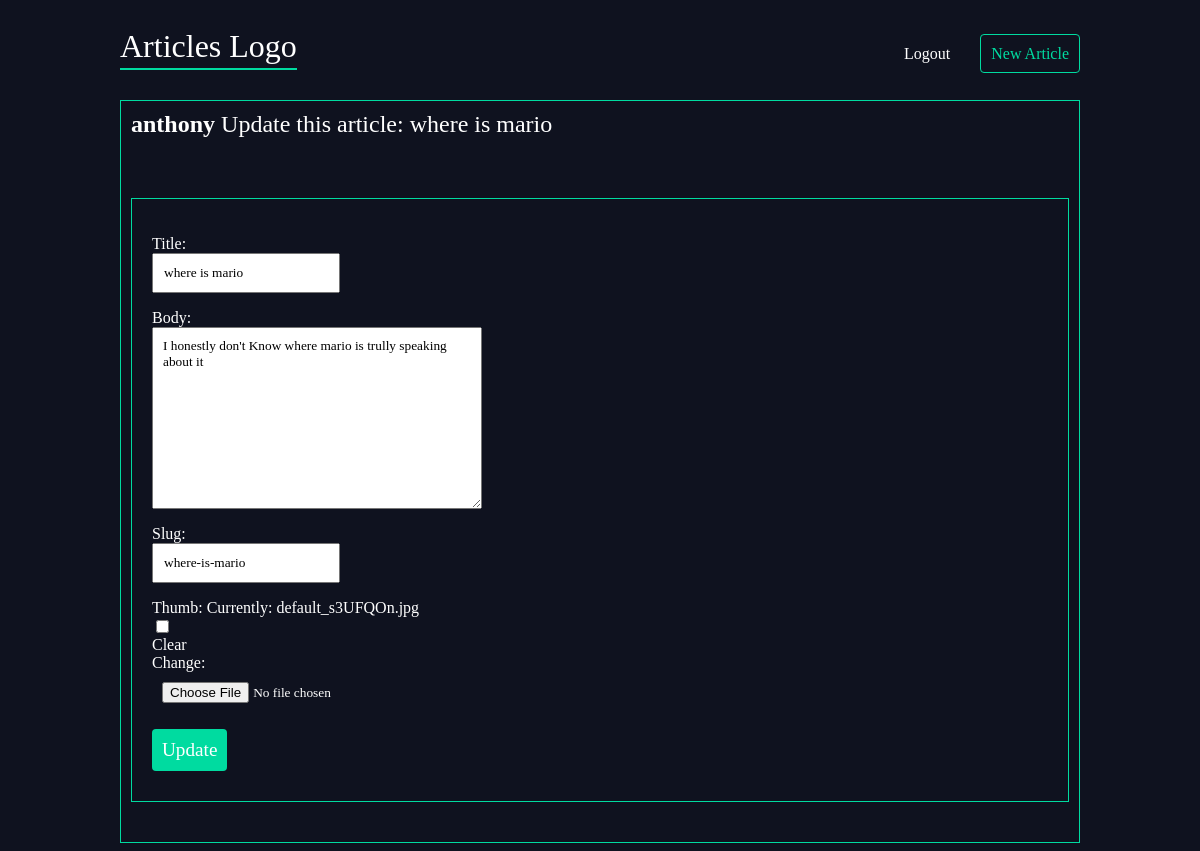
The app's page /where-is-mario/update (signed in) with its own data.
### articles/models.py (models this page shows, shortened)
class Articles(models.Model):
	title = models.CharField(max_length=100)
	body = models.TextField()
	slug = models.SlugField()
	date = models.DateTimeField(auto_now_add=True)
	thumb = models.ImageField(default="default.jpg", blank=True)
	author = models.ForeignKey(User, default=None, on_delete=models.CASCADE)

### articles/views.py (the view)
# urls.py: path("<str:slug>/update", views.article_update, name="update"),
@login_required(login_url="/accounts/login")
def article_update(request, slug):
	article = Articles.objects.get(slug=slug)
	if request.method == "POST":
		form = forms.CreateArticle(request.POST, instance=article)
		if form.is_valid():
			form.save()
			return HttpResponseRedirect(reverse("articles:detail", args=(article.slug,)))
	else:
		form = forms.CreateArticle(instance=article)
	return render(request, "articles/article_update.html", {"form":form, "article":article})

### articles/forms.py
class CreateArticle(forms.ModelForm):
	class Meta:
		model = models.Articles
		fields = ["title", "body", "slug", "thumb"]

### articles/templates/articles/article_update.html (shortened to what this page needs)
{% extends "base_layout.html" %}
{% block content %}
	<div class="article-update">
		<div class="article">
			<h2><strong>{{article.author.username}}</strong> Update this article: {{ article.title }}</h2>
			<form class="site-form" action="{% url 'articles:update' slug=article.slug %}" method="POST">
				{{ form.as_p }}
				<input type="submit" value="Update">
			</form>
		</div>
	</div>
{% endblock %}

### assets/style.css (style rules this page uses)
body { background-color: #0f121f; color: white; }
body * { font-family: Ubuntu; }
h1, h2, h3, h5 { font-weight: normal; margin: 0; }
a, a:hover, a:visited { color: #fff; text-decoration: none; }
.article { padding: 10px; border: 1px solid #00dba0; position: relative; padding-bottom: 40px; }
.site-form { margin-top: 60px; border: 1px solid #00dba0; padding: 20px; }
.site-form input, .site-form textarea { display: block; margin: 20 0 0 0; padding: 10px; }
.site-form input[type="submit"] { background: #00dba0; border: 0; color: #fff; font-size: 1.2em; border-radius: 4px; margin: 10px 0; }

### records on screen
Articles: author.username "anthony", title "where is mario", body "I honestly don't Know where mario is trully speaking about it", slug "where-is-mario"
